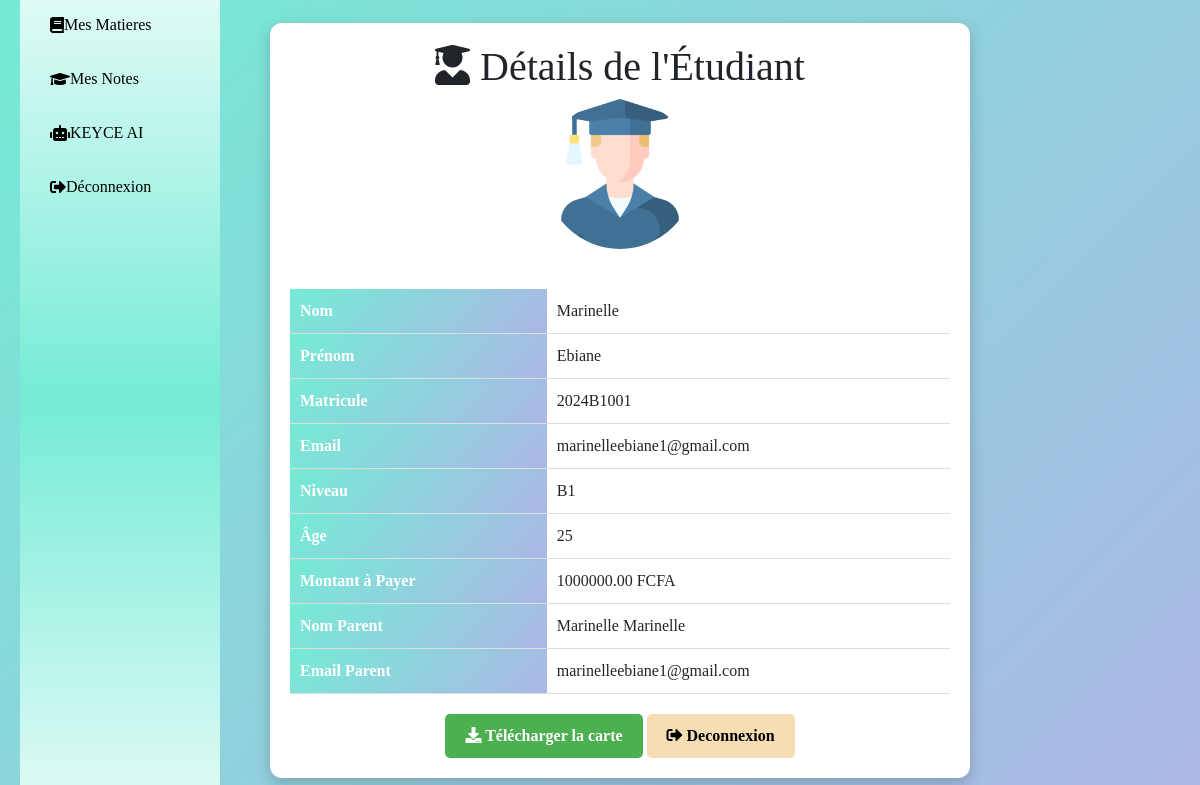
/informationEtudiant.php?matricule=2024B1001, run on the app's committed database.
### tables this page shows
CREATE TABLE IF NOT EXISTS `etudiants` (
  `id` int NOT NULL AUTO_INCREMENT,
  `nom` varchar(100) NOT NULL,
  `prenom` varchar(100) NOT NULL,
  `matricule` varchar(50) NOT NULL,
  `photo` varchar(255) NOT NULL,
  `email` varchar(100) NOT NULL,
  `niveau` varchar(10) NOT NULL,
  `montant` decimal(10,2) NOT NULL,
  `nom_parent` varchar(100) NOT NULL,
  `email_parent` varchar(100) NOT NULL,
  `age` int NOT NULL,
  `montant_paye` bigint DEFAULT '0',
  `reste` bigint DEFAULT NULL,
  `statut` varchar(20) DEFAULT NULL,
  `date_naissance` date DEFAULT NULL,
  PRIMARY KEY (`id`)
);

### Class/Etudiant.php (called while the page is built, shortened)
<?php
class Etudiant
{
    private $conn;
    private $table = "etudiants";
    public function __construct($db)
    {
        $this->conn = $db;
    }
    public function obtenirEtudiantParId($matricule)
    {
        $query = "SELECT * FROM " . $this->table . " WHERE matricule = ?";
        $stmt = $this->conn->prepare($query);
        $stmt->bind_param("s", $matricule);
        $stmt->execute();
        $result = $stmt->get_result();
        if ($result->num_rows > 0) {
            return $result->fetch_assoc();
        }
        return null;
    }
}

### informationEtudiant.php (the view, shortened to what this page needs)
<?php
require_once 'Class/Etudiant.php';
$database = new Database();
$db = $database->getConnection();
$etudiantObj = new Etudiant($db);
$matricule = strval($_GET['matricule']);
$etudiant = $etudiantObj->obtenirEtudiantParId($matricule);
?>
<!DOCTYPE html>
<html lang="en">
<head>
    <link rel="stylesheet" href="https://stackpath.bootstrapcdn.com/bootstrap/4.5.2/css/bootstrap.min.css">
    <link rel="stylesheet" href="https://cdnjs.cloudflare.com/ajax/libs/font-awesome/5.15.3/css/all.min.css">
</head>
<body>
    <div class="sidebar">
        <a href="MatiereEtu.php?niveau=<?= $etudiant['niveau']; ?>&matricule=<?= $etudiant['matricule']; ?>"><i class="fas fa-book"></i> Mes Matieres</a>
        <a href="NoteEtudiant.php?niveau=<?= $etudiant['niveau']; ?>&matricule=<?= $etudiant['matricule']; ?>"><i class="fas fa-graduation-cap"></i> Mes Notes</a>
        <a href="rien.php?niveau=<?= htmlspecialchars($etudiant['niveau']); ?>&matricule=<?= htmlspecialchars($etudiant['matricule']); ?>"><i class="fas fa-robot"></i> KEYCE AI</a>
        <a href="index.php"><i class="fas fa-sign-out-alt"></i> Déconnexion</a>
    </div>
    <div class="container">
        <h1><i class="fas fa-user-graduate"></i> Détails de l'Étudiant</h1>
        <img src="uploads/<?php echo htmlspecialchars($etudiant['photo']); ?>" alt="Photo de l'étudiant" class="student-photo">
        <table>
            <tr>
                <th>Nom</th>
                <td><?php echo htmlspecialchars($etudiant['nom']); ?></td>
            </tr>
            <tr>
                <th>Prénom</th>
                <td><?php echo htmlspecialchars($etudiant['prenom']); ?></td>
            </tr>
            <tr>
                <th>Matricule</th>
                <td><?php echo htmlspecialchars($etudiant['matricule']); ?></td>
            </tr>
            <tr>
                <th>Email</th>
                <td><?php echo htmlspecialchars($etudiant['email']); ?></td>
            </tr>
            <tr>
                <th>Niveau</th>
                <td><?php echo htmlspecialchars($etudiant['niveau']); ?></td>
            </tr>
            <tr>
                <th>Âge</th>
                <td><?php echo htmlspecialchars($etudiant['age']); ?></td>
            </tr>
            <tr>
                <th>Montant à Payer</th>
                <td><?php echo htmlspecialchars($etudiant['montant']); ?> FCFA</td>
            </tr>
            <tr>
                <th>Nom Parent</th>
                <td><?php echo htmlspecialchars($etudiant['nom_parent']); ?></td>
            </tr>
            <tr>
                <th>Email Parent</th>
                <td><?php echo htmlspecialchars($etudiant['email_parent']); ?></td>
            </tr>
        </table>
        <a href="?matricule=<?= $matricule; ?>&action=download_pdf" class="pdf-link"><i class="fas fa-download"></i> Télécharger la carte</a>
        <a href="index.php" class="back-link"><i class="fas fa-sign-out-alt"></i> Deconnexion</a>
    </div>
</body>
</html>

### informationEtudiant.php (style rules this page uses)
body { font-family: 'Times New Roman', sans-serif; background: linear-gradient(135deg, #74ebd5, #ACB6E5); margin: 0; padding: 20px; display: flex; align-items: center; min-height: 100vh; }
.sidebar { background: linear-gradient(#fff, #74ebd5, #fff); color: black; height: 130vh; position: fixed; width: 200px; padding: 20px; border-radius: 10px; }
.sidebar a { text-decoration: none; color: black; display: flex; align-items: center; margin: 10px 0; padding: 10px; border-radius: 5px; transition: background-color 0.3s ease, transform 0.3s ease; }
.container { max-width: 700px; background: #ffffff; padding: 20px; border-radius: 12px; box-shadow: 0px 5px 15px rgba(0, 0, 0, 0.2); text-align: center; margin-left: 250px; }
.student-photo { width: 150px; height: 150px; border-radius: 50%; object-fit: cover; margin: 0 auto 20px; }
table { width: 100%; margin-top: 20px; border-collapse: collapse; }
th, td { padding: 10px; border-bottom: 1px solid #ddd; text-align: left; }
th { background: linear-gradient(135deg, #74ebd5, #ACB6E5); color: white; }
.back-link, .pdf-link { display: inline-block; margin-top: 20px; text-decoration: none; padding: 10px 20px; font-weight: bold; border-radius: 5px; transition: background 0.3s; }
.back-link { background-color: wheat; color: black; border: 2px; }
.pdf-link { background-color: #4caf50; color: white; }

### data on the page
etudiants: photo (picture), nom "Marinelle", prenom "Ebiane", matricule "2024B1001", email "marinelleebiane1@gmail.com", niveau "B1", age "25", montant "1000000.00", nom_parent "Marinelle Marinelle", email_parent "marinelleebiane1@gmail.com"
